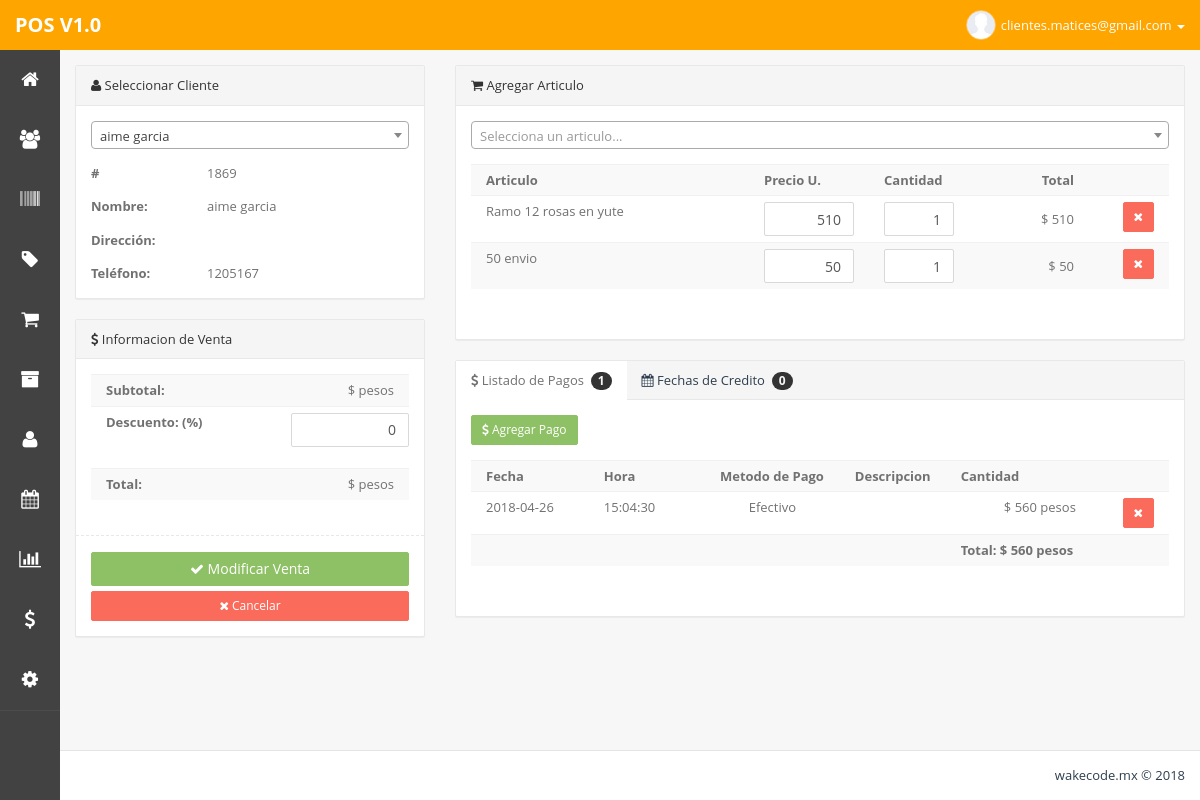
/admin.php?m=pventaEditar&id=1869 (signed in), run on the app's committed database.
### tables this page shows
CREATE TABLE IF NOT EXISTS `clientes` (
  `idclientes` int(255) NOT NULL,
  `fecharegistro` date NOT NULL,
  `nombre` varchar(200) NOT NULL,
  `correo` varchar(100) NOT NULL,
  `domicilio` text NOT NULL,
  `colonia` varchar(50) NOT NULL,
  `codigopostal` varchar(20) NOT NULL,
  `telefono` varchar(20) NOT NULL,
  `celular` varchar(20) NOT NULL,
  `rfc` varchar(100) NOT NULL,
  `contacto` varchar(100) NOT NULL,
  `estado` varchar(100) NOT NULL,
  `pais` varchar(100) NOT NULL,
  `comentarios` text NOT NULL
);

CREATE TABLE IF NOT EXISTS `ventas` (
  `idventas` int(255) NOT NULL,
  `fecha` date NOT NULL,
  `hora` varchar(100) NOT NULL,
  `idcliente` int(255) NOT NULL,
  `idusuario` int(255) NOT NULL,
  `descuento` varchar(100) NOT NULL,
  `estatus` varchar(100) NOT NULL
);

CREATE TABLE IF NOT EXISTS `ventas_articulos` (
  `idva` int(255) NOT NULL,
  `idventa` int(255) NOT NULL,
  `idarticulo` int(255) NOT NULL,
  `precio` varchar(100) NOT NULL,
  `cantidad` varchar(100) NOT NULL,
  `total` varchar(100) NOT NULL
);

CREATE TABLE IF NOT EXISTS `articulos` (
  `idarticulos` int(255) NOT NULL,
  `imagen` varchar(100) NOT NULL,
  `articulo` varchar(200) NOT NULL,
  `precio` varchar(100) NOT NULL,
  `stock` int(10) NOT NULL,
  `alerta` int(10) NOT NULL,
  `descripcion` text NOT NULL,
  `observaciones` text NOT NULL
);

CREATE TABLE IF NOT EXISTS `ventas_pagos` (
  `idpagos` int(255) NOT NULL,
  `idventa` int(255) NOT NULL,
  `fecha` date NOT NULL,
  `hora` time NOT NULL,
  `cantidad` varchar(100) NOT NULL,
  `comentario` text NOT NULL,
  `metodo` varchar(100) NOT NULL
);

### php/pventaEditar.php (the view, shortened to what this page needs)
<?php
$id = mysql_real_escape_string($_GET['id']);
$data = mysql_fetch_object(mysql_query("SELECT
	ventas.*,
	clientes.*,
	(SELECT COUNT(idpagos) FROM ventas_pagos WHERE idventa=ventas.idventas) as pagos,
	(SELECT COUNT(idcreditos) FROM ventas_creditos WHERE idventa=ventas.idventas) as creditos
	FROM ventas
	JOIN clientes ON clientes.idclientes=ventas.idcliente
	WHERE idventas='".$id."' LIMIT 1"));
?>
<form class="bs-example form-horizontal" id="formaVenta" action="" method="post">
	<div class="row">
		<div class="col-md-4">
			<section class="panel panel-default">
				<header class="panel-heading">
					<i class="fa fa-user icon"></i> Seleccionar Cliente
				</header>
				<div class="panel-body">
<?php
				if ($data->idcliente != 0){
					$cliente = mysql_fetch_object(mysql_query("SELECT * FROM clientes WHERE idclientes='".$data->idcliente."' LIMIT 1"));
					echo '<div class="row m-t">
						<div class="col-xs-12 col-md-4"><strong># </strong></div>
						<div class="col-xs-12 col-md-8">'.$id.'</div>
					</div>';
					echo '<div class="row m-t">
						<div class="col-xs-12 col-md-4"><strong>Nombre:</strong></div>
						<div class="col-xs-12 col-md-8">'.$cliente->nombre.'</div>
					</div>';
					echo '<div class="row m-t">
						<div class="col-xs-12 col-md-4"><strong>Direcci&oacute;n:</strong></div>
						<div class="col-xs-12 col-md-8">'.$cliente->domicilio.'</div>
					</div>';
					if (!empty($cliente->telefono)){
						echo '<div class="row m-t">
							<div class="col-xs-12 col-md-4"><strong>Tel&eacute;fono:</strong></div>
							<div class="col-xs-12 col-md-8">'.$cliente->telefono.'</div>
						</div>';
					}
				}
?>
				</div>
			</section>
			<section class="panel panel-default">
				<header class="panel-heading">
					<i class="fa fa-usd icon"></i> Informacion de Venta
				</header>
				<div class="panel-body">
					<div class="row">
						<div class="col-md-12">
							<table class="table table-striped">
								<tr>
									<th width="200">Subtotal: </th>
									<td class="text-right">
										$ <span id="subtotal"> 0.00 </span> pesos
									</td>
								</tr>
								<tr>
									<th width="200">Descuento: (%) </th>
									<td class="text-right">
										<div class="form-group">
											<input type="text" class="form-control input-md text-right descuento" id="descuento" name="descuento" value="<?php echo $data->descuento; ?>" />
										</div>
									</td>
								</tr>
								<tr>
									<th width="200">Total: </th>
									<td class="text-right"> $ <span id="total"> 0.00 </span> pesos</td>
								</tr>
							</table>
						</div>
					</div>
					<div class="line line-dashed line-lg pull-in"></div>
					<button type="submit" id="finalizar" class="btn btn-md btn-success btn-block"><i class="fa fa-check icon"></i> Modificar Venta</button>
					<a href="admin.php?m=pventa" class="btn btn-sm btn-danger btn-block"><i class="fa fa-times icon"></i> Cancelar</a>
				</div>
			</section>
		</div>
		<div class="col-md-8">
			<section class="panel panel-default">
				<header class="panel-heading">
					<i class="fa fa-shopping-cart icon"></i> Agregar Articulo
				</header>
				<div class="panel-body">
					<div class="row m-b">
						<div class="col-md-12" >
						</div>
					</div>
					<div class="table-responsive">
						<table class="table table-striped" id="productos">
							<tr>
								<th>Articulo</th>
								<th width="120">Precio U.</th>
								<th width="100">Cantidad</th>
								<th class="text-right" width="120">Total</th>
								<th width="80"></th>
							</tr>
<?php
						$query = mysql_query("SELECT
							ventas_articulos.idarticulo,
							ventas_articulos.precio,
							ventas_articulos.cantidad,
							ventas_articulos.total,
							articulos.articulo
							FROM ventas_articulos
							JOIN articulos ON articulos.idarticulos=ventas_articulos.idarticulo
							WHERE ventas_articulos.idventa='".$data->idventas."'
							ORDER BY ventas_articulos.idva ASC");
						while($q = mysql_fetch_object($query)){
							echo '<tr>
                        		<td>
                        			'.$q->articulo.'
                        			<input type="hidden" name="idarticulo[]" value="'.$q->idarticulo.'">
                        		</td>
								<td class="text-right v-middle">
									<input type="text" name="precio[]" id="precio_'.$id.'" data-id="'.$id.'" value="'.$q->precio.'" class="form-control precioArticulo text-right">
								</td>
								<td class="text-right v-middle">
									<input type="text" name="cantidad[]" value="'.$q->cantidad.'" id="cantidad_'.$id.'" data-id="'.$id.'" class="form-control cantidad text-right">
								</td>
								<td class="text-right v-middle">
									$ <span class="totalArticulo" id="total_'.$id.'">'.($q->precio*$q->cantidad).'</span>
								</td>
                        		<td class="text-right"><a href="#" class="btn btn-sm btn-danger clsEliminarFila"> <i class="fa fa-times"></i> </a></td>
                    		</tr>';
						}
?>
						</table>
					</div>
				</div>
			</section>
			<section class="panel panel-default">
				<header class="panel-heading bg-light">
					<ul class="nav nav-tabs">
						<li class="active"><a href="#home" data-toggle="tab"><i class="fa fa-usd icon"></i> Listado de Pagos &nbsp;<b class="badge bg-info"><?php echo $data->pagos; ?></b></a></li>
						<li><a href="#credito" data-toggle="tab"><i class="fa fa-calendar icon"></i> Fechas de Credito &nbsp;<b class="badge bg-info"><?php echo $data->creditos; ?></b></a></li>
					</ul>
				</header>
				<div class="panel-body">
					<div class="tab-content">
						<div class="tab-pane active" id="home">
							<div class="row">
								<div class="col-md-12 m-b">
									<a href="#" class="agregarPago btn btn-sm btn-success"> <i class="fa fa-usd"></i> Agregar Pago</a>
								</div>
							</div>
							<div class="table-responsive">
								<table class="table table-striped">
									<tr>
										<th width="120">Fecha</th>
										<th width="120">Hora</th>
										<th width="135">Metodo de Pago</th>
										<th>Descripcion</th>
										<th width="150">Cantidad</th>
										<th width="80"></th>
									</tr>
		<?php
								$suma = 0;
								$query = mysql_query("SELECT * FROM ventas_pagos WHERE idventa='".$id."'");
								while($q = mysql_fetch_object($query)){
									$suma += $q->cantidad;
		?>
									<tr>
										<td><?php echo $q->fecha; ?></td>
										<td><?php echo $q->hora; ?></td>
										<td class="text-center"><?php echo $q->metodo; ?></td>
										<td><?php echo $q->comentario; ?></td>
										<td class="text-right">$ <?php echo $q->cantidad; ?> pesos</td>
										<td class="text-right">
											<a href="admin.php?m=pventaEditar&id=<?php echo $id; ?>&del=<?php echo $q->idpagos; ?>" class="btn btn-sm btn-danger"> <i class="fa fa-times"></i> </a>
										</td>
									</tr>
		<?php
								}
		?>
									<tr>
										<th></th>
										<th></th>
										<th></th>
										<th></th>
										<th class="text-left" colspan="3">Total: $ <?php echo $suma; ?> pesos</th>
									</tr>
								</table>
							</div>
						</div>
					</div>
				</div>
			</section>
		</div>
	</div>
</form>

### admin.php (style rules this page uses)
td,th { white-space: nowrap; }
.table-responsive { width: 100%; margin-bottom: 15px; overflow-x: auto; overflow-y: hidden; }

### data on the page
clientes: nombre "aime garcia", telefono "1205167"
ventas: descuento "0"
ventas_articulos: idarticulo.articulo "Ramo 12 rosas en yute", precio "510", cantidad "1", $q->precio*$q->cantidad "510"
ventas_articulos: idarticulo.articulo "50 envio", precio "50", cantidad "1", $q->precio*$q->cantidad "50"
ventas_pagos: fecha "2018-04-26", hora "15:04:30", metodo "Efectivo", cantidad "560"

### other printed values
$_SESSION['userNm'] "clientes.matices@gmail.com"
$id "1869"
$data->pagos "1"
$data->creditos "0"
$suma "560"
